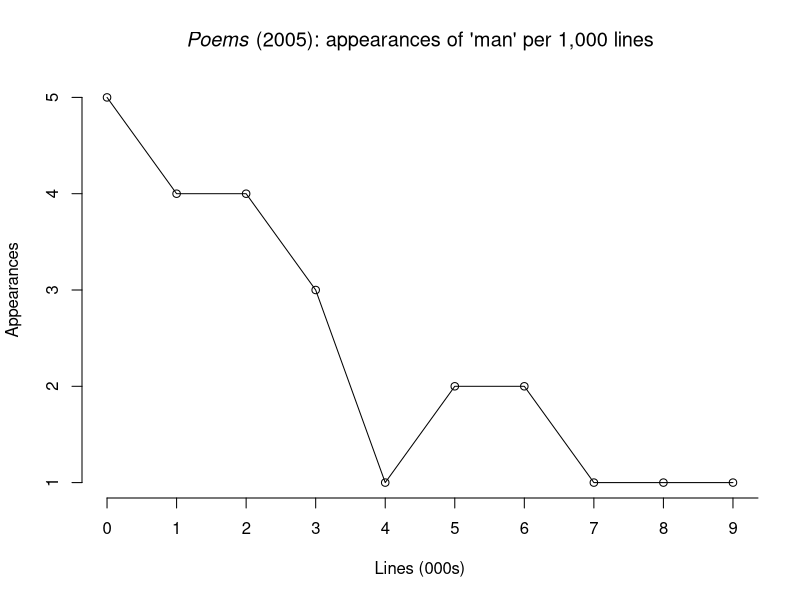

Source code (R):
man <- c(5,4,4,3,1,2,2,1,1,1)
png(filename = "man.png", height = 300, width = 600, bg = "white")
plot(man, type = "o", axes = FALSE, ann = FALSE)
title(main = substitute(paste(italic("Poems"), " (2005): appearances of 'man' per 1,000 lines")), xlab = "Lines (000s)", ylab = "Appearances")
axis(1, at=1:11, lab=c("0","1","2","3","4","5","6","7","8","9","10"))
axis(2, at=1:5, lab=c("1","2","3","4","5"))
dev.off()
